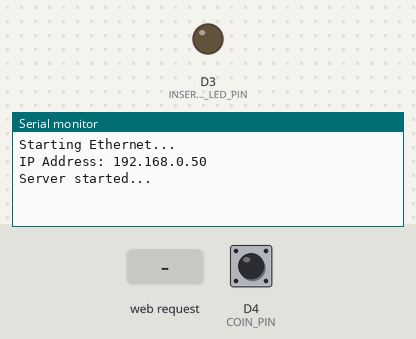
Simulated run of this sketch. Board: ESP8266 (NodeMCU). Parts: output pins drawn as LEDs (lit = HIGH), the last lines printed to the serial monitor. The inputs (shaded band) are chosen by the test bench; at power-on: D4 (COIN_PIN) HIGH. WiFi joins after 1.5 s; servers stay silent unless stated.

Above: at 1.2 s.
1.3 s: D4 (COIN_PIN) pulled LOW for 0.15 s
At 1.9 s:
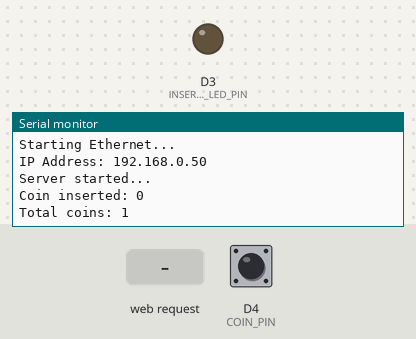
3.0 s: HTTP request GET /api/insertCoin received
At 4.4 s:
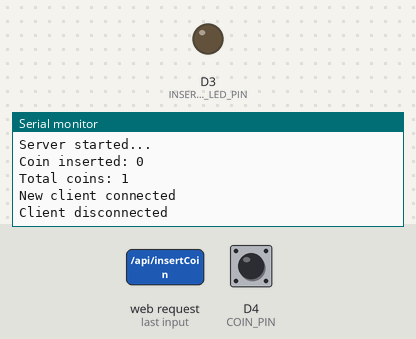

The sketch:

KG_Piso_Wifi_ESP8266.ino
```cpp
#include <SPI.h>
#include <Ethernet.h>
#include <ArduinoJson.h>

// Network Configuration
byte mac[] = { 0xDE, 0xAD, 0xBE, 0xEF, 0xFE, 0xED };
IPAddress ip(192, 168, 0, 50);
IPAddress gateway(192, 168, 0, 1);
IPAddress subnet(255, 255, 255, 0);
IPAddress dns(8, 8, 8, 8);

EthernetServer server(80);  // HTTP server on port 80

// Pin Definitions
constexpr int COIN_PIN = D4;
constexpr int INSERT_COIN_LED_PIN = D3;

// LED State Management
bool ledState = false;
unsigned long ledOnTime = 0;
constexpr unsigned long LED_TIMEOUT = 60000;

// Coin Slot Variables
volatile int pulseCount = 0;
volatile int totalCoins = 0;
unsigned long lastPulseTime = 0;
constexpr unsigned long DEBOUNCE_TIME = 200;

// Global Variable for Insert Coin State
bool INSERT_COIN = false;


void IRAM_ATTR pulseDetected() {
  pulseCount++;
  lastPulseTime = millis();  // Record the time of the last pulse
}

void setup() {
  Serial.begin(115200);
  while (!Serial)
    ;

  Serial.println("Starting Ethernet...");
  Ethernet.begin(mac, ip, dns, gateway, subnet);

  if (Ethernet.hardwareStatus() == EthernetNoHardware) {
    Serial.println("Ethernet shield not found");
    while (true)
      ;
  }

  Serial.print("IP Address: ");
  Serial.println(Ethernet.localIP());

  server.begin();
  Serial.println("Server started...");

  // Initialize LED Pin
  pinMode(INSERT_COIN_LED_PIN, OUTPUT);
  digitalWrite(INSERT_COIN_LED_PIN, LOW);

  // Initialize Pins
  pinMode(INSERT_COIN_LED_PIN, OUTPUT);
  digitalWrite(INSERT_COIN_LED_PIN, LOW);

  pinMode(COIN_PIN, INPUT_PULLUP);
  attachInterrupt(digitalPinToInterrupt(COIN_PIN), pulseDetected, FALLING);
}

void loop() {
  handleClientConnections();
  processCoinInsertion();
  manageInsertCoinLedState();
}

void processCoinInsertion() {
  if (pulseCount > 0 && (millis() - lastPulseTime > DEBOUNCE_TIME)) {
    ledOnTime = millis();
    totalCoins += pulseCount;
    pulseCount = 0;

    Serial.printf("Coin inserted: %d\n", pulseCount);
    Serial.printf("Total coins: %d\n", totalCoins);
  }
}

void manageInsertCoinLedState() {
  if (ledState && (millis() - ledOnTime >= LED_TIMEOUT)) {
    digitalWrite(INSERT_COIN_LED_PIN, LOW);
    ledState = false;
    Serial.println("LED turned off after timeout");
  }
}

void handleClientConnections() {
  EthernetClient client = server.available();
  if (client) {
    Serial.println("New client connected");
    processClientRequest(client);
    client.stop();
    Serial.println("Client disconnected");
  }
}

void processClientRequest(EthernetClient &client) {
  String request = readClientRequest(client);
  if (request.isEmpty()) return;

  String path = extractRequestPath(request);
  if (path == "/api/insertCoin" && request.startsWith("POST")) {
    handleInsertCoin(client, request);
  } else if (path == "/api/createVoucher" && request.startsWith("POST")) {
    handleCreateVoucher(client, request);
  } else {
    sendErrorResponse(client, "Endpoint not found", 404);
  }
}

void handleCreateVoucher(EthernetClient &client, const String &request) {

  int contentLength = extractContentLength(request);
  String postData = readPostData(client, contentLength);
  StaticJsonDocument<200> jsonDoc;
  if (deserializeJson(jsonDoc, postData)) {
    sendErrorResponse(client, "Invalid JSON", 400);
  }

  // Extract Data
  // @TODO: double check with global variable
  const char *macAddress = jsonDoc["macAddress"];
  const char *ipAddress = jsonDoc["ipAddress"];

  // Respond
  StaticJsonDocument<200> responseDoc;
  responseDoc["status"] = "success";
  responseDoc["message"] = "Voucher created successfully";
  responseDoc["voucherCode"] = "Te2sd34sdvlt";

  String response;
  serializeJson(responseDoc, response);
  sendJsonResponse(client, response, 200);
}

void handleInsertCoin(EthernetClient &client, const String &request) {
  INSERT_COIN = true;

  int contentLength = extractContentLength(request);
  String postData = readPostData(client, contentLength);
  StaticJsonDocument<200> jsonDoc;
  if (deserializeJson(jsonDoc, postData)) {
    sendErrorResponse(client, "Invalid JSON", 400);
  }

  // Extract Data
  // @TODO: set global variable
  const char *macAddress = jsonDoc["macAddress"];
  const char *ipAddress = jsonDoc["ipAddress"];

  sendJsonResponse(client, "", 204);

  // Turn on LED
  digitalWrite(INSERT_COIN_LED_PIN, HIGH);
  ledOnTime = millis();
  ledState = true;
}

String readClientRequest(EthernetClient &client) {
  String request;
  unsigned long timeout = millis();
  while (client.connected()) {
    if (client.available()) {
      char c = client.read();
      request += c;
      if (request.endsWith("\r\n\r\n")) break;
    }
    if (millis() - timeout > 5000) {
      Serial.println("Client request timeout");
      return "";
    }
  }
  return request;
}

String extractRequestPath(const String &request) {
  int start = request.indexOf(' ') + 1;
  int end = request.indexOf(' ', start);
  return (start > 0 && end > start) ? request.substring(start, end) : "";
}

int extractContentLength(const String &request) {
  int index = request.indexOf("Content-Length: ");
  if (index < 0) return 0;
  int end = request.indexOf("\r\n", index);
  return request.substring(index + 16, end).toInt();
}

String readPostData(EthernetClient &client, int contentLength) {
  String data;
  unsigned long timeout = millis();
  while (client.available() < contentLength) {
    if (millis() - timeout > 5000) return "";
  }
  while (client.available()) {
    data += static_cast<char>(client.read());
    if (data.length() >= contentLength) break;
  }
  return data;
}

void sendErrorResponse(EthernetClient &client, const char *errorMessage, int statusCode) {
  StaticJsonDocument<100> jsonDoc;
  jsonDoc["error"] = errorMessage;
  String response;
  serializeJson(jsonDoc, response);
  sendJsonResponse(client, response, statusCode);
}

void sendJsonResponse(EthernetClient &client, const String &content, int statusCode) {
  client.printf("HTTP/1.1 %d OK\r\n", statusCode);
  client.println("Content-Type: application/json\r\nConnection: close\r\n");
  client.println(content);
}
```

Measured:
- after the input at 1.3 s, the serial monitor: prints a new line after 0.20 s (image 1)
- after the input at 3.0 s, the serial monitor: prints a new line at once (image 2)
